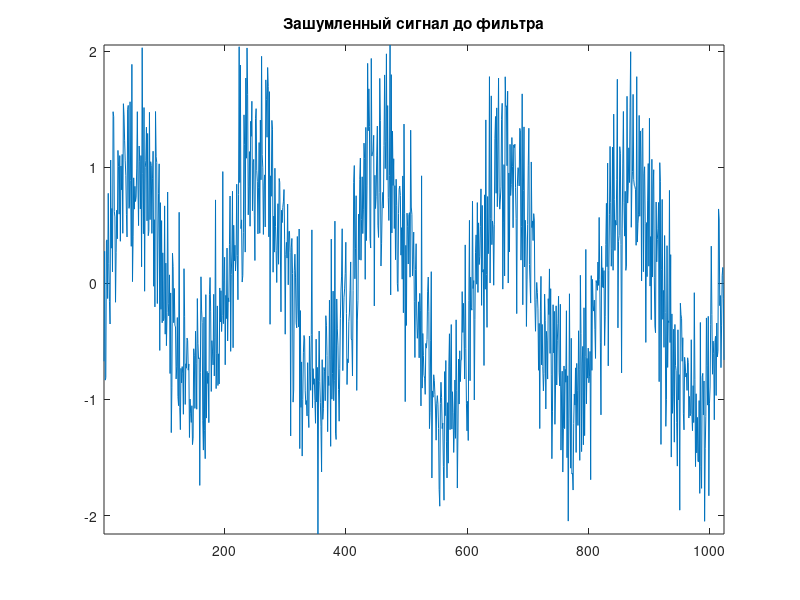
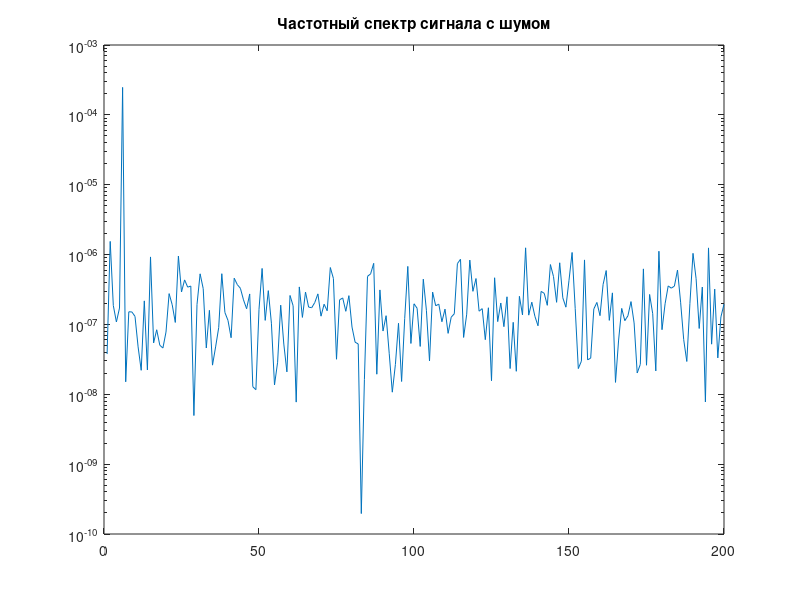
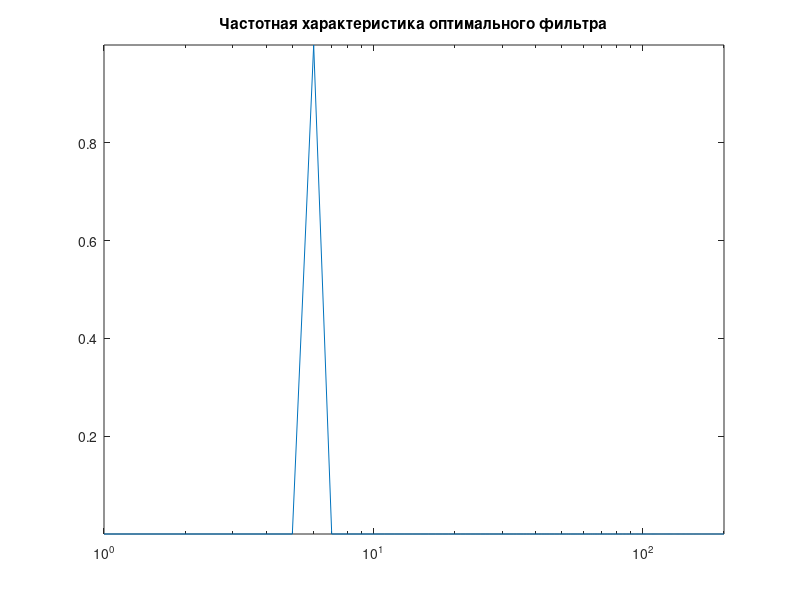
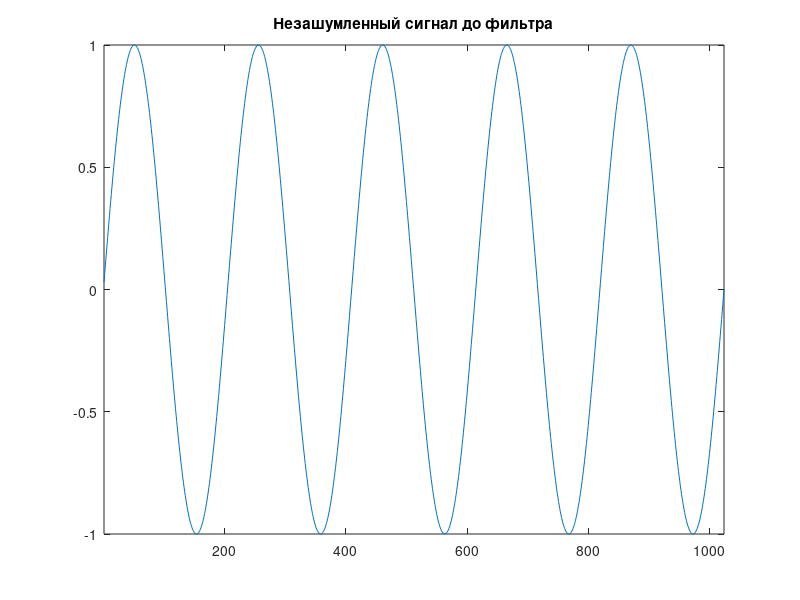

The MATLAB source for these figures, in order:
%Фильтр Колмогорова-Винера
 
A=1; %амплитуда сигнала
Q=0.5; %СКО шума
N=1024;%количество точек расчета
kp1=5;%количество переиодов сигнала
 
clc;
q=Q*randn(1,N);%генерация одномерного массива нормально распределенного %шума с СКО=Q
for k=1:N %цикл вычисления зашумленного сигнала
  %s(k)=A*exp(-0.0003*(k-200)^2.0); %колоколообразный сигнал
  s(k)=A*sin(2*pi*kp1*k/N);%гармонический сигнал
  % s(k)=0; % сигнал прямоугольной формы
  % if (k>100)&(k<300) % сигнал прямоугольной формы
  % s(k)=A;
    x(k)=s(k)+q(k); % суммирование сигнала и шума
end
figure
plot(x(1:N));
title('Зашумленный сигнал до фильтра');
axis tight; 
 
Y=fft(x,N)/N; %БПФ  сигнала с шумом
SS1=Y.*conj(Y)/N; %спектр мощности
i=1:200;
figure
%plot(i,SS1(1:200)); 
semilogy(i,SS1(1:200)); %вывод спектра мощности сигнала с шумом
title('Частотный спектр сигнала с шумом');
 
Y=fft(s,N)/N; %БПФ сигнала без шума
SS1=Y.*conj(Y)/N; %спектр мощности сигнала без шума
 
Y1=fft(q,N)/N; %БПФ  шума
SS2=Y1.*conj(Y1)/N; %спектр мощности  шума
 
for i=1:N    
    H(i)=SS1(i)/(SS1(i)+SS2(i));%частотная характеристика оптимального фильтра
end
i=1:200;
figure
%plot(i,abs(H(1:200)));
semilogx(i,abs(H(1:200)));
%hold on
title('Частотная характеристика оптимального фильтра');
 
i=1:N;
XX1=fft(x,N); %частотный спектр сигнала с шумом
Z=ifft(XX1.*H);%свертка зашумленного сигнала с частотной хар-кой фильтра
axis tight;
 
figure
plot(i,s(1:N)); %вывод незашумленного сигнала до фильтра сигнала
title('Незашумленный сигнал до фильтра');
axis tight;    
figure
plot(i,Z(1:N)); %вывод отфильтрованного сигнала
title('Сигнал после свертки с част. хар-кой опт. фильтра');
axis tight;       
i=1:N;
DZ(i)=Z(i)-s(i);
DZ1=DZ*100/(max(s)-min(s));
SKO_total=std(DZ1)
 
i=1:N;
figure
plot(i,DZ1(1:N)); %вывод  погрешности отфильтрованного сигнала
title('Погрешность отфильтрованного сигнала');
ylabel('Полная погрешность, %'); % подпись по оси Y
axis tight;
 
pause;
close all; %закрытие всех окон графического вывода
clear;%очистка Workspace
